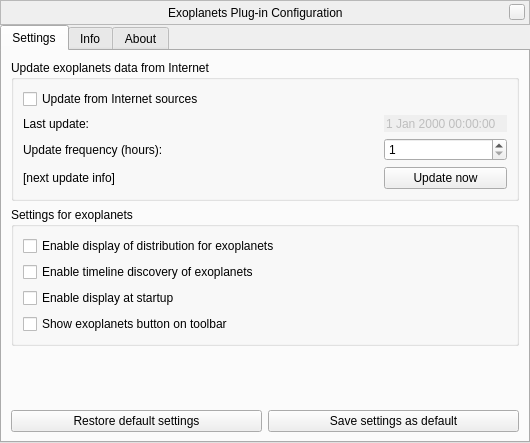
<?xml version="1.0" encoding="UTF-8"?>
<ui version="4.0">
 <class>exoplanetsDialog</class>
 <widget class="QWidget" name="exoplanetsDialog">
  <property name="geometry">
   <rect>
    <x>0</x>
    <y>0</y>
    <width>528</width>
    <height>443</height>
   </rect>
  </property>
  <property name="windowTitle">
   <string>Exoplanets Configuration</string>
  </property>
  <layout class="QVBoxLayout" name="verticalLayout_2">
   <property name="spacing">
    <number>0</number>
   </property>
   <property name="margin">
    <number>0</number>
   </property>
   <item>
    <widget class="BarFrame" name="TitleBar">
     <property name="sizePolicy">
      <sizepolicy hsizetype="Expanding" vsizetype="Fixed">
       <horstretch>0</horstretch>
       <verstretch>0</verstretch>
      </sizepolicy>
     </property>
     <property name="minimumSize">
      <size>
       <width>530</width>
       <height>25</height>
      </size>
     </property>
     <property name="maximumSize">
      <size>
       <width>16777215</width>
       <height>25</height>
      </size>
     </property>
     <property name="focusPolicy">
      <enum>Qt::NoFocus</enum>
     </property>
     <property name="autoFillBackground">
      <bool>false</bool>
     </property>
     <property name="frameShape">
      <enum>QFrame::StyledPanel</enum>
     </property>
     <layout class="QHBoxLayout">
      <property name="spacing">
       <number>0</number>
      </property>
      <property name="leftMargin">
       <number>0</number>
      </property>
      <property name="topMargin">
       <number>0</number>
      </property>
      <property name="rightMargin">
       <number>4</number>
      </property>
      <property name="bottomMargin">
       <number>0</number>
      </property>
      <item>
       <spacer>
        <property name="orientation">
         <enum>Qt::Horizontal</enum>
        </property>
        <property name="sizeHint" stdset="0">
         <size>
          <width>40</width>
          <height>20</height>
         </size>
        </property>
       </spacer>
      </item>
      <item>
       <widget class="QLabel" name="stelWindowTitle">
        <property name="text">
         <string>Exoplanets Plug-in Configuration</string>
        </property>
       </widget>
      </item>
      <item>
       <spacer>
        <property name="orientation">
         <enum>Qt::Horizontal</enum>
        </property>
        <property name="sizeHint" stdset="0">
         <size>
          <width>40</width>
          <height>20</height>
         </size>
        </property>
       </spacer>
      </item>
      <item>
       <widget class="QPushButton" name="closeStelWindow">
        <property name="minimumSize">
         <size>
          <width>16</width>
          <height>16</height>
         </size>
        </property>
        <property name="maximumSize">
         <size>
          <width>16</width>
          <height>16</height>
         </size>
        </property>
        <property name="focusPolicy">
         <enum>Qt::NoFocus</enum>
        </property>
        <property name="text">
         <string/>
        </property>
       </widget>
      </item>
     </layout>
    </widget>
   </item>
   <item>
    <widget class="QTabWidget" name="tabs">
     <property name="documentMode">
      <bool>false</bool>
     </property>
     <widget class="QWidget" name="settingsTab">
      <attribute name="title">
       <string>Settings</string>
      </attribute>
      <layout class="QVBoxLayout" name="verticalLayout_3">
       <item>
        <widget class="QGroupBox" name="updatesGroup">
         <property name="title">
          <string>Update exoplanets data from Internet</string>
         </property>
         <property name="flat">
          <bool>true</bool>
         </property>
         <property name="checkable">
          <bool>false</bool>
         </property>
         <layout class="QVBoxLayout" name="verticalLayout_12">
          <item>
           <widget class="QCheckBox" name="internetUpdatesCheckbox">
            <property name="text">
             <string>Update from Internet sources</string>
            </property>
           </widget>
          </item>
          <item>
           <layout class="QGridLayout" name="gridLayout">
            <item row="0" column="0">
             <widget class="QLabel" name="lastUpdateLabel">
              <property name="text">
               <string>Last update:</string>
              </property>
             </widget>
            </item>
            <item row="0" column="2">
             <widget class="QDateTimeEdit" name="lastUpdateDateTimeEdit">
              <property name="enabled">
               <bool>false</bool>
              </property>
              <property name="frame">
               <bool>false</bool>
              </property>
              <property name="buttonSymbols">
               <enum>QAbstractSpinBox::NoButtons</enum>
              </property>
             </widget>
            </item>
            <item row="1" column="0">
             <widget class="QLabel" name="updateFrequencyLabel">
              <property name="text">
               <string>Update frequency (hours):</string>
              </property>
             </widget>
            </item>
            <item row="1" column="2">
             <widget class="QSpinBox" name="updateFrequencySpinBox">
              <property name="minimum">
               <number>1</number>
              </property>
              <property name="maximum">
               <number>9999</number>
              </property>
              <property name="value">
               <number>1</number>
              </property>
             </widget>
            </item>
            <item row="2" column="0">
             <widget class="QLabel" name="nextUpdateLabel">
              <property name="text">
               <string>[next update info]</string>
              </property>
             </widget>
            </item>
            <item row="2" column="1">
             <spacer name="horizontalSpacer">
              <property name="orientation">
               <enum>Qt::Horizontal</enum>
              </property>
              <property name="sizeHint" stdset="0">
               <size>
                <width>17</width>
                <height>20</height>
               </size>
              </property>
             </spacer>
            </item>
            <item row="2" column="2">
             <widget class="QPushButton" name="updateButton">
              <property name="text">
               <string>Update now</string>
              </property>
             </widget>
            </item>
           </layout>
          </item>
         </layout>
        </widget>
       </item>
       <item>
        <widget class="QGroupBox" name="displayBox">
         <property name="title">
          <string>Settings for exoplanets</string>
         </property>
         <layout class="QVBoxLayout" name="verticalLayout">
          <item>
           <widget class="QCheckBox" name="displayModeCheckBox">
            <property name="toolTip">
             <string>Plot all systems with exoplanets without labels</string>
            </property>
            <property name="text">
             <string>Enable display of distribution for exoplanets</string>
            </property>
           </widget>
          </item>
          <item>
           <widget class="QCheckBox" name="timelineModeCheckBox">
            <property name="toolTip">
             <string>Display exoplanets since their discovery</string>
            </property>
            <property name="text">
             <string>Enable timeline discovery of exoplanets</string>
            </property>
           </widget>
          </item>
          <item>
           <widget class="QCheckBox" name="displayAtStartupCheckBox">
            <property name="text">
             <string>Enable display at startup</string>
            </property>
           </widget>
          </item>
          <item>
           <widget class="QCheckBox" name="displayShowExoplanetsButton">
            <property name="text">
             <string>Show exoplanets button on toolbar</string>
            </property>
           </widget>
          </item>
         </layout>
        </widget>
       </item>
       <item>
        <spacer name="verticalSpacer_3">
         <property name="orientation">
          <enum>Qt::Vertical</enum>
         </property>
         <property name="sizeHint" stdset="0">
          <size>
           <width>20</width>
           <height>120</height>
          </size>
         </property>
        </spacer>
       </item>
       <item>
        <layout class="QHBoxLayout" name="horizontalLayout_7">
         <item>
          <widget class="QPushButton" name="restoreDefaultsButton">
           <property name="sizePolicy">
            <sizepolicy hsizetype="Expanding" vsizetype="Fixed">
             <horstretch>0</horstretch>
             <verstretch>0</verstretch>
            </sizepolicy>
           </property>
           <property name="text">
            <string>Restore default settings</string>
           </property>
          </widget>
         </item>
         <item>
          <widget class="QPushButton" name="saveSettingsButton">
           <property name="sizePolicy">
            <sizepolicy hsizetype="Expanding" vsizetype="Fixed">
             <horstretch>0</horstretch>
             <verstretch>0</verstretch>
            </sizepolicy>
           </property>
           <property name="text">
            <string>Save settings as default</string>
           </property>
          </widget>
         </item>
        </layout>
       </item>
      </layout>
     </widget>
     <widget class="QWidget" name="aboutTab">
      <attribute name="title">
       <string comment="tab in plugin windows">Info</string>
      </attribute>
      <layout class="QVBoxLayout" name="verticalLayout_12">
       <property name="spacing">
        <number>9</number>
       </property>
       <item>
        <widget class="QTextBrowser" name="infoTextBrowser">
         <property name="openExternalLinks">
          <bool>true</bool>
         </property>
         <property name="openLinks">
          <bool>true</bool>
         </property>
        </widget>
       </item>
      </layout>
     </widget>
     <widget class="QWidget" name="aboutTab">
      <attribute name="title">
       <string comment="tab in plugin windows">About</string>
      </attribute>
      <layout class="QVBoxLayout" name="verticalLayout_11">
       <property name="spacing">
        <number>9</number>
       </property>
       <item>
        <widget class="QTextBrowser" name="aboutTextBrowser">
         <property name="openExternalLinks">
          <bool>true</bool>
         </property>
         <property name="openLinks">
          <bool>true</bool>
         </property>
        </widget>
       </item>
      </layout>
     </widget>
    </widget>
   </item>
  </layout>
 </widget>
 <customwidgets>
  <customwidget>
   <class>BarFrame</class>
   <extends>QFrame</extends>
   <header>Dialog.hpp</header>
   <container>1</container>
  </customwidget>
 </customwidgets>
 <resources/>
 <connections/>
</ui>
